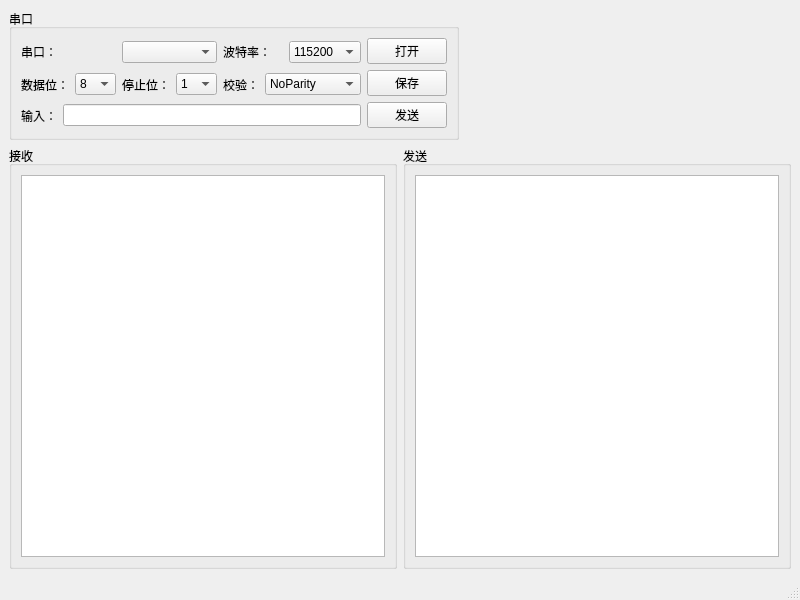
<?xml version="1.0" encoding="UTF-8"?>
<ui version="4.0">
 <class>MainWindow</class>
 <widget class="QMainWindow" name="MainWindow">
  <property name="geometry">
   <rect>
    <x>0</x>
    <y>0</y>
    <width>800</width>
    <height>600</height>
   </rect>
  </property>
  <property name="windowTitle">
   <string>MainWindow</string>
  </property>
  <widget class="QWidget" name="centralwidget">
   <layout class="QGridLayout" name="gridLayout_5">
    <item row="0" column="0">
     <widget class="QGroupBox" name="groupBox_3">
      <property name="title">
       <string>串口</string>
      </property>
      <layout class="QGridLayout" name="gridLayout_3">
       <item row="0" column="2">
        <layout class="QHBoxLayout" name="horizontalLayout_6">
         <item>
          <widget class="QLabel" name="label_5">
           <property name="text">
            <string>波特率：</string>
           </property>
          </widget>
         </item>
         <item>
          <widget class="QComboBox" name="comboBox_baudRate">
           <item>
            <property name="text">
             <string>115200</string>
            </property>
           </item>
          </widget>
         </item>
        </layout>
       </item>
       <item row="0" column="3" rowspan="3">
        <layout class="QVBoxLayout" name="verticalLayout">
         <item>
          <widget class="QPushButton" name="pushButton_serial_open">
           <property name="text">
            <string>打开</string>
           </property>
          </widget>
         </item>
         <item>
          <widget class="QPushButton" name="pushButton_serial_save">
           <property name="text">
            <string>保存</string>
           </property>
          </widget>
         </item>
         <item>
          <widget class="QPushButton" name="pushButton_serial_send">
           <property name="text">
            <string>发送</string>
           </property>
          </widget>
         </item>
        </layout>
       </item>
       <item row="1" column="0">
        <layout class="QHBoxLayout" name="horizontalLayout_5">
         <item>
          <widget class="QLabel" name="label_4">
           <property name="text">
            <string>数据位：</string>
           </property>
          </widget>
         </item>
         <item>
          <widget class="QComboBox" name="comboBox_dataBit">
           <item>
            <property name="text">
             <string>8</string>
            </property>
           </item>
           <item>
            <property name="text">
             <string>5</string>
            </property>
           </item>
           <item>
            <property name="text">
             <string>6</string>
            </property>
           </item>
           <item>
            <property name="text">
             <string>7</string>
            </property>
           </item>
           <item>
            <property name="text">
             <string>-1</string>
            </property>
           </item>
          </widget>
         </item>
        </layout>
       </item>
       <item row="1" column="1">
        <layout class="QHBoxLayout" name="horizontalLayout_4">
         <item>
          <widget class="QLabel" name="label_3">
           <property name="text">
            <string>停止位：</string>
           </property>
          </widget>
         </item>
         <item>
          <widget class="QComboBox" name="comboBox_stopBit">
           <item>
            <property name="text">
             <string>1</string>
            </property>
           </item>
           <item>
            <property name="text">
             <string>2</string>
            </property>
           </item>
           <item>
            <property name="text">
             <string>3</string>
            </property>
           </item>
           <item>
            <property name="text">
             <string>-1</string>
            </property>
           </item>
          </widget>
         </item>
        </layout>
       </item>
       <item row="2" column="0" colspan="3">
        <layout class="QHBoxLayout" name="horizontalLayout_7">
         <item>
          <widget class="QLabel" name="label_6">
           <property name="text">
            <string>输入：</string>
           </property>
          </widget>
         </item>
         <item>
          <widget class="QLineEdit" name="lineEdit_serial_input"/>
         </item>
        </layout>
       </item>
       <item row="0" column="0" colspan="2">
        <layout class="QHBoxLayout" name="horizontalLayout_2">
         <item>
          <widget class="QLabel" name="label">
           <property name="text">
            <string>串口：</string>
           </property>
          </widget>
         </item>
         <item>
          <widget class="QComboBox" name="comboBox_serialName"/>
         </item>
        </layout>
       </item>
       <item row="1" column="2">
        <layout class="QHBoxLayout" name="horizontalLayout_3">
         <item>
          <widget class="QLabel" name="label_2">
           <property name="text">
            <string>校验：</string>
           </property>
          </widget>
         </item>
         <item>
          <widget class="QComboBox" name="comboBox_checkBit">
           <item>
            <property name="text">
             <string>NoParity</string>
            </property>
           </item>
           <item>
            <property name="text">
             <string>EvenParity</string>
            </property>
           </item>
           <item>
            <property name="text">
             <string>OddParity</string>
            </property>
           </item>
           <item>
            <property name="text">
             <string>SpaceParity</string>
            </property>
           </item>
           <item>
            <property name="text">
             <string>MarkParity</string>
            </property>
           </item>
           <item>
            <property name="text">
             <string>Unknown</string>
            </property>
           </item>
          </widget>
         </item>
        </layout>
       </item>
      </layout>
     </widget>
    </item>
    <item row="0" column="1">
     <spacer name="horizontalSpacer">
      <property name="orientation">
       <enum>Qt::Orientation::Horizontal</enum>
      </property>
      <property name="sizeHint" stdset="0">
       <size>
        <width>267</width>
        <height>20</height>
       </size>
      </property>
     </spacer>
    </item>
    <item row="1" column="0" colspan="2">
     <layout class="QGridLayout" name="gridLayout_4">
      <item row="0" column="0">
       <widget class="QGroupBox" name="groupBox">
        <property name="title">
         <string>接收</string>
        </property>
        <layout class="QGridLayout" name="gridLayout">
         <item row="0" column="0">
          <widget class="QTextEdit" name="textEdit_sub"/>
         </item>
        </layout>
       </widget>
      </item>
      <item row="0" column="1">
       <widget class="QGroupBox" name="groupBox_2">
        <property name="title">
         <string>发送</string>
        </property>
        <layout class="QGridLayout" name="gridLayout_2">
         <item row="0" column="0">
          <widget class="QTextEdit" name="textEdit_send"/>
         </item>
        </layout>
       </widget>
      </item>
     </layout>
    </item>
   </layout>
  </widget>
  <widget class="QMenuBar" name="menubar">
   <property name="geometry">
    <rect>
     <x>0</x>
     <y>0</y>
     <width>800</width>
     <height>27</height>
    </rect>
   </property>
  </widget>
  <widget class="QStatusBar" name="statusbar"/>
 </widget>
 <resources/>
 <connections/>
</ui>
